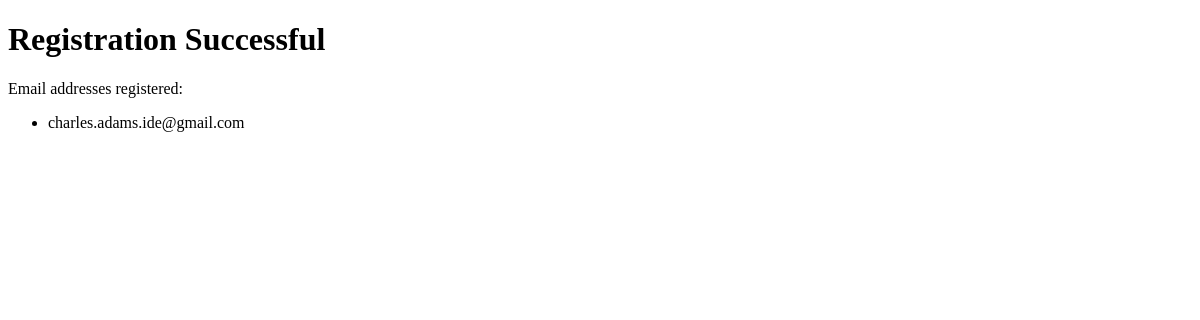
Page /success on the earlier database version.
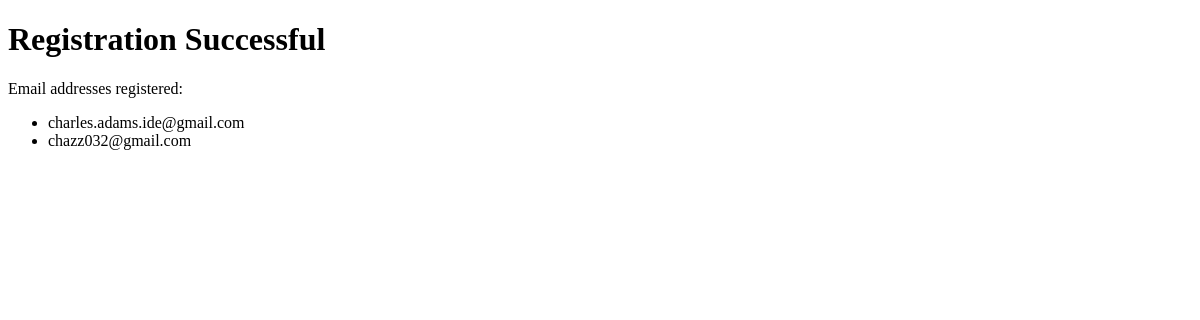
Same page on the later database version.
### models.py (models this page shows)
class Email(db.Model):
    id = db.Column(db.Integer, primary_key=True)
    address = db.Column(db.String(120), unique=True, nullable=False)

### email_collector.py (the view)
@app.route('/success')
def success():
    emails = Email.query.all()
    return render_template('email_submitted.html', emails=emails)

### templates/email_submitted.html (shortened to what this page needs)
<!DOCTYPE html>
<html lang="en">
<head>
</head>
<body>
    <h1>Registration Successful</h1>
    <p>Email addresses registered:</p>
    <ul>
        {% for email in emails %}
            <li>{{ email.address }}</li>
        {% endfor %}
    </ul>
</body>
</html>

Differences in the rows shown:
added Email: address "chazz032@gmail.com"
